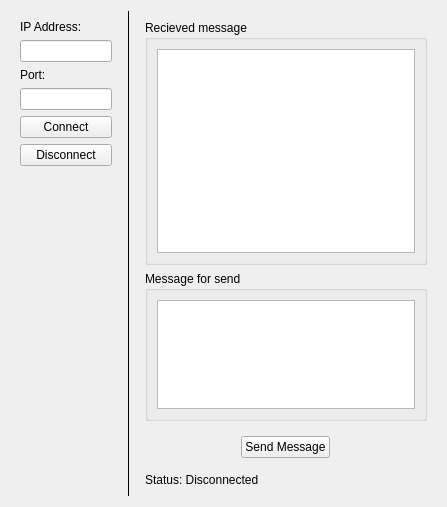
<?xml version="1.0" encoding="UTF-8"?>
<ui version="4.0">
 <class>TCPClientWidget</class>
 <widget class="QWidget" name="TCPClientWidget">
  <property name="geometry">
   <rect>
    <x>0</x>
    <y>0</y>
    <width>437</width>
    <height>507</height>
   </rect>
  </property>
  <property name="windowTitle">
   <string>Form</string>
  </property>
  <layout class="QHBoxLayout" name="horizontalLayout">
   <item>
    <widget class="QWidget" name="widget_L" native="true">
     <property name="minimumSize">
      <size>
       <width>110</width>
       <height>0</height>
      </size>
     </property>
     <property name="maximumSize">
      <size>
       <width>150</width>
       <height>16777215</height>
      </size>
     </property>
     <layout class="QVBoxLayout" name="verticalLayout_2">
      <item>
       <widget class="QLabel" name="label_2">
        <property name="text">
         <string>IP Address: </string>
        </property>
       </widget>
      </item>
      <item>
       <widget class="QLineEdit" name="ipInput"/>
      </item>
      <item>
       <widget class="QLabel" name="label">
        <property name="text">
         <string>Port: </string>
        </property>
       </widget>
      </item>
      <item>
       <widget class="QLineEdit" name="portInput"/>
      </item>
      <item>
       <widget class="QPushButton" name="startConBtn">
        <property name="text">
         <string>Connect</string>
        </property>
       </widget>
      </item>
      <item>
       <widget class="QPushButton" name="stopConBtn">
        <property name="text">
         <string>Disconnect</string>
        </property>
       </widget>
      </item>
      <item>
       <spacer name="verticalSpacer">
        <property name="orientation">
         <enum>Qt::Vertical</enum>
        </property>
        <property name="sizeHint" stdset="0">
         <size>
          <width>20</width>
          <height>40</height>
         </size>
        </property>
       </spacer>
      </item>
     </layout>
    </widget>
   </item>
   <item>
    <widget class="Line" name="line">
     <property name="frameShadow">
      <enum>QFrame::Plain</enum>
     </property>
     <property name="lineWidth">
      <number>1</number>
     </property>
     <property name="orientation">
      <enum>Qt::Vertical</enum>
     </property>
    </widget>
   </item>
   <item>
    <widget class="QWidget" name="widget_R" native="true">
     <property name="minimumSize">
      <size>
       <width>300</width>
       <height>0</height>
      </size>
     </property>
     <layout class="QVBoxLayout" name="verticalLayout_4">
      <item>
       <widget class="QGroupBox" name="groupBox">
        <property name="minimumSize">
         <size>
          <width>0</width>
          <height>200</height>
         </size>
        </property>
        <property name="title">
         <string>Recieved message</string>
        </property>
        <layout class="QHBoxLayout" name="horizontalLayout_2">
         <item>
          <widget class="QTextEdit" name="historyMsg">
           <property name="readOnly">
            <bool>true</bool>
           </property>
          </widget>
         </item>
        </layout>
       </widget>
      </item>
      <item>
       <widget class="QGroupBox" name="groupBox_2">
        <property name="maximumSize">
         <size>
          <width>16777215</width>
          <height>150</height>
         </size>
        </property>
        <property name="title">
         <string>Message for send</string>
        </property>
        <layout class="QHBoxLayout" name="horizontalLayout_3">
         <item>
          <widget class="QTextEdit" name="sendMsg"/>
         </item>
        </layout>
       </widget>
      </item>
      <item>
       <widget class="QWidget" name="widget_2" native="true">
        <layout class="QHBoxLayout" name="horizontalLayout_4">
         <item>
          <spacer name="horizontalSpacer">
           <property name="orientation">
            <enum>Qt::Horizontal</enum>
           </property>
           <property name="sizeHint" stdset="0">
            <size>
             <width>112</width>
             <height>20</height>
            </size>
           </property>
          </spacer>
         </item>
         <item>
          <widget class="QPushButton" name="sendMsgBtn">
           <property name="text">
            <string>Send Message</string>
           </property>
          </widget>
         </item>
         <item>
          <spacer name="horizontalSpacer_2">
           <property name="orientation">
            <enum>Qt::Horizontal</enum>
           </property>
           <property name="sizeHint" stdset="0">
            <size>
             <width>112</width>
             <height>20</height>
            </size>
           </property>
          </spacer>
         </item>
        </layout>
       </widget>
      </item>
      <item>
       <widget class="QLabel" name="statusLable">
        <property name="text">
         <string>Status: Disconnected</string>
        </property>
       </widget>
      </item>
     </layout>
    </widget>
   </item>
  </layout>
 </widget>
 <resources/>
 <connections/>
</ui>
